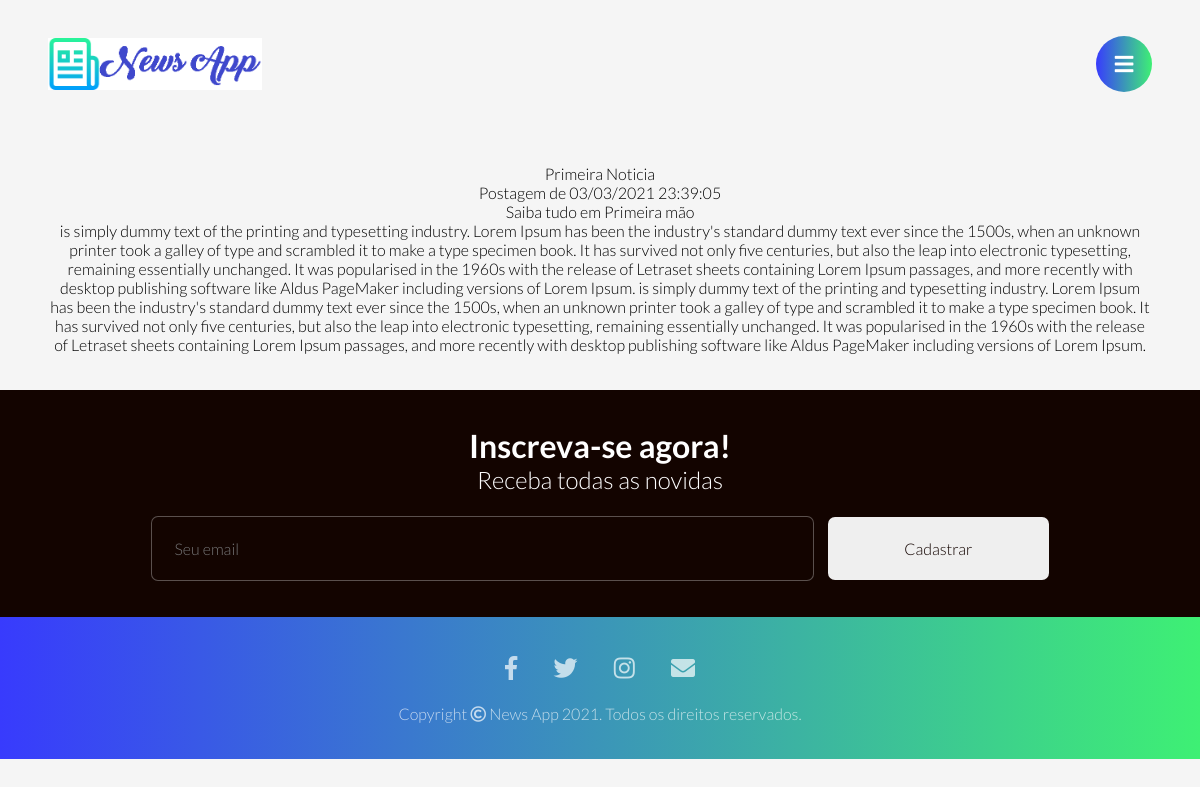
The page /noticia.php?id=1 on the database its author committed.
### tables this page shows
CREATE TABLE `tbnoticias` (
  `id` int(11) NOT NULL,
  `titulo` varchar(100) NOT NULL,
  `sloga` varchar(255) NOT NULL,
  `conteudo` text NOT NULL,
  `autorId` int(11) NOT NULL,
  `categoriaId` int(11) NOT NULL,
  `criado` datetime DEFAULT NULL
);

### core/selectpostsid.php (called while the page is built)
<?php
include_once('dbconfig.php');
class Posts{
    public function select_id($post_id){
        global $pdo;
        $query = $pdo->prepare("SELECT * FROM `tbnoticias` WHERE id= ?");
        $query->bindValue(1, $post_id);
        $query->execute();
        return $query->fetch();
    }
}
?>

### noticia.php (the view)
<?php
include_once('header.php');
require_once(__DIR__ . '/core/selectpostsid.php');
if (isset($_GET['id'])) {
    $dados = new Posts;
    $id = $_GET['id'];
    $post = $dados->select_id($id);
    if ($post['id'] != null) {
?>
            <main class=" container">
                <article>
                    <h1><?php echo $post['titulo'] ?></h1>
                    <strong>Postagem de <?php echo date('d/m/Y H:i:s',strtotime($post['criado'])); ?></strong></br>
                    <h4><?php echo $post['sloga'] ?></h4>
                    <p>
                        <?php echo $post['conteudo'] ?>
                    </p>
                </article>
            </main>
            <section class="newsletter container">
                <h2>Inscreva-se agora!</h2>
                <h3>Receba todas as novidas</h3>
                <form>
                    <input class="bt-black" type="email" placeholder="Seu email" />
                    <button class="bt-white">Cadastrar</button>
                </form>
            </section>
<?php
require_once 'footer.php';
    } else {
        header(('Location: index.php'));
        exit();
    }
}

### css/indexstyle.css (style rules this page uses)
* { margin: 0; padding: 0; font-size: 100%; border: none; outline: none; font-weight: 300; box-sizing: border-box; font-family: "Lato", sans-serif; }
body { background-color: #f5f5f5; }
.container { width: 100%; float: left; padding: 3% 4%; text-align: center; }
.newsletter { background-color: #130400; }
.newsletter h2 { font-size: 1.5em; color: #fff; font-weight: 700; }
.newsletter h3 { color: #fff; }
.newsletter form { margin-top: 2%; }
.newsletter input { width: 80%; color: #fff; border: 1px solid rgba(255, 255, 255, 0.3); padding: 5%; background-color: #130400; border-radius: 7px; }
.newsletter button { width: 80%; color: #130400; padding: 5%; cursor: pointer; margin-top: 2%; border-radius: 7px; }
@media screen and (min-width: 768px) { .newsletter h2 { font-size: 2em; } }
@media screen and (min-width: 768px) { .newsletter h3 { font-size: 1.5em; } }
@media screen and (min-width: 768px) { .newsletter input { width: 70%; padding: 2%; float: left; margin-right: 1%; } }
@media screen and (min-width: 768px) { .newsletter button { width: 29%; padding: 2%; float: right; margin-top: 0; } }
@media screen and (min-width: 960px) { .newsletter input { width: 60%; float: none; } }
@media screen and (min-width: 960px) { .newsletter button { width: 20%; float: none; } }

### rows shown on the page
tbnoticias: titulo "Primeira Noticia", criado "03/03/2021 23:39:05", sloga "Saiba tudo em Primeira mão", conteudo "is simply dummy text of the printing and typesetting industry. Lorem Ipsum has been the industry's standard dummy text ever since the 1500s, when an unknown printer took a galley of type and scrambled it to make a type specimen book. It has survived not only five centuries, but also the leap into electronic typesetting, remaining essentially unchanged. It was popularised in the 1960s with the release of Letraset sheets containing Lorem Ipsum passages, and more recently with desktop publishing software like Aldus PageMaker including versions of Lorem Ipsum. is simply dummy text of the printing and typesetting industry. Lorem Ipsum has been the industry's standard dummy text ever since the…"
